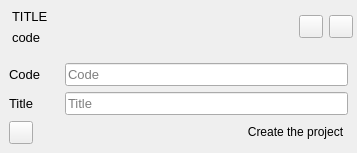
<?xml version="1.0" encoding="UTF-8"?>
<ui version="4.0">
 <class>HomePageProject</class>
 <widget class="QWidget" name="HomePageProject">
  <property name="geometry">
   <rect>
    <x>0</x>
    <y>0</y>
    <width>357</width>
    <height>153</height>
   </rect>
  </property>
  <property name="windowTitle">
   <string>Form</string>
  </property>
  <layout class="QVBoxLayout" name="verticalLayout" stretch="0,0">
   <property name="spacing">
    <number>0</number>
   </property>
   <property name="leftMargin">
    <number>0</number>
   </property>
   <property name="topMargin">
    <number>0</number>
   </property>
   <property name="rightMargin">
    <number>0</number>
   </property>
   <property name="bottomMargin">
    <number>0</number>
   </property>
   <item>
    <widget class="QWidget" name="show" native="true">
     <layout class="QVBoxLayout" name="verticalLayout_3">
      <property name="spacing">
       <number>4</number>
      </property>
      <property name="leftMargin">
       <number>4</number>
      </property>
      <property name="topMargin">
       <number>4</number>
      </property>
      <property name="rightMargin">
       <number>4</number>
      </property>
      <property name="bottomMargin">
       <number>4</number>
      </property>
      <item>
       <layout class="QHBoxLayout" name="horizontalLayout_2">
        <property name="spacing">
         <number>6</number>
        </property>
        <property name="rightMargin">
         <number>0</number>
        </property>
        <property name="bottomMargin">
         <number>0</number>
        </property>
        <item>
         <widget class="QWidget" name="content" native="true">
          <layout class="QVBoxLayout" name="verticalLayout_4">
           <property name="spacing">
            <number>6</number>
           </property>
           <property name="leftMargin">
            <number>0</number>
           </property>
           <property name="topMargin">
            <number>0</number>
           </property>
           <property name="rightMargin">
            <number>0</number>
           </property>
           <property name="bottomMargin">
            <number>0</number>
           </property>
           <item>
            <widget class="QLabel" name="lblTitle">
             <property name="font">
              <font>
               <pointsize>10</pointsize>
               <bold>false</bold>
              </font>
             </property>
             <property name="styleSheet">
              <string notr="true"/>
             </property>
             <property name="text">
              <string>TITLE</string>
             </property>
             <property name="margin">
              <number>0</number>
             </property>
             <property name="indent">
              <number>8</number>
             </property>
            </widget>
           </item>
           <item>
            <widget class="QLabel" name="lblCode">
             <property name="font">
              <font>
               <pointsize>10</pointsize>
               <italic>false</italic>
              </font>
             </property>
             <property name="text">
              <string>code</string>
             </property>
             <property name="margin">
              <number>0</number>
             </property>
             <property name="indent">
              <number>8</number>
             </property>
            </widget>
           </item>
          </layout>
         </widget>
        </item>
        <item>
         <widget class="QToolButton" name="btEdit">
          <property name="cursor">
           <cursorShape>PointingHandCursor</cursorShape>
          </property>
          <property name="text">
           <string/>
          </property>
          <property name="icon">
           <iconset>
            <normaloff>:/icons/edit</normaloff>:/icons/edit</iconset>
          </property>
          <property name="iconSize">
           <size>
            <width>16</width>
            <height>16</height>
           </size>
          </property>
         </widget>
        </item>
        <item>
         <widget class="QToolButton" name="btDelete">
          <property name="cursor">
           <cursorShape>PointingHandCursor</cursorShape>
          </property>
          <property name="focusPolicy">
           <enum>Qt::TabFocus</enum>
          </property>
          <property name="text">
           <string/>
          </property>
          <property name="icon">
           <iconset>
            <normaloff>:/icons/delete</normaloff>:/icons/delete</iconset>
          </property>
          <property name="toolButtonStyle">
           <enum>Qt::ToolButtonIconOnly</enum>
          </property>
         </widget>
        </item>
       </layout>
      </item>
     </layout>
    </widget>
   </item>
   <item>
    <widget class="QWidget" name="edit" native="true">
     <property name="focusPolicy">
      <enum>Qt::NoFocus</enum>
     </property>
     <layout class="QVBoxLayout" name="verticalLayout_2">
      <item>
       <layout class="QHBoxLayout" name="horizontalLayout_3">
        <property name="topMargin">
         <number>0</number>
        </property>
        <item>
         <widget class="QLabel" name="label">
          <property name="minimumSize">
           <size>
            <width>50</width>
            <height>0</height>
           </size>
          </property>
          <property name="font">
           <font>
            <pointsize>10</pointsize>
           </font>
          </property>
          <property name="text">
           <string>Code</string>
          </property>
         </widget>
        </item>
        <item>
         <widget class="QLineEdit" name="txtCode">
          <property name="font">
           <font>
            <pointsize>10</pointsize>
           </font>
          </property>
          <property name="inputMask">
           <string/>
          </property>
          <property name="placeholderText">
           <string>Code</string>
          </property>
          <property name="clearButtonEnabled">
           <bool>false</bool>
          </property>
         </widget>
        </item>
       </layout>
      </item>
      <item>
       <layout class="QHBoxLayout" name="horizontalLayout_4">
        <property name="topMargin">
         <number>0</number>
        </property>
        <item>
         <widget class="QLabel" name="label_2">
          <property name="minimumSize">
           <size>
            <width>50</width>
            <height>0</height>
           </size>
          </property>
          <property name="font">
           <font>
            <pointsize>10</pointsize>
           </font>
          </property>
          <property name="text">
           <string>Title</string>
          </property>
         </widget>
        </item>
        <item>
         <widget class="QLineEdit" name="txtTitle">
          <property name="font">
           <font>
            <pointsize>10</pointsize>
           </font>
          </property>
          <property name="placeholderText">
           <string>Title</string>
          </property>
         </widget>
        </item>
       </layout>
      </item>
      <item>
       <layout class="QHBoxLayout" name="horizontalLayout">
        <property name="spacing">
         <number>0</number>
        </property>
        <property name="topMargin">
         <number>0</number>
        </property>
        <item>
         <widget class="QToolButton" name="btCancel">
          <property name="cursor">
           <cursorShape>PointingHandCursor</cursorShape>
          </property>
          <property name="focusPolicy">
           <enum>Qt::TabFocus</enum>
          </property>
          <property name="text">
           <string/>
          </property>
          <property name="icon">
           <iconset>
            <normaloff>:/icons/close</normaloff>:/icons/close</iconset>
          </property>
         </widget>
        </item>
        <item>
         <spacer name="horizontalSpacer">
          <property name="orientation">
           <enum>Qt::Horizontal</enum>
          </property>
          <property name="sizeHint" stdset="0">
           <size>
            <width>40</width>
            <height>20</height>
           </size>
          </property>
         </spacer>
        </item>
        <item>
         <widget class="QPushButton" name="btCreate">
          <property name="cursor">
           <cursorShape>PointingHandCursor</cursorShape>
          </property>
          <property name="text">
           <string>Create the project</string>
          </property>
          <property name="autoDefault">
           <bool>true</bool>
          </property>
          <property name="default">
           <bool>true</bool>
          </property>
          <property name="flat">
           <bool>true</bool>
          </property>
         </widget>
        </item>
       </layout>
      </item>
     </layout>
    </widget>
   </item>
  </layout>
 </widget>
 <tabstops>
  <tabstop>btCreate</tabstop>
  <tabstop>btCancel</tabstop>
  <tabstop>btEdit</tabstop>
  <tabstop>btDelete</tabstop>
 </tabstops>
 <resources/>
 <connections/>
</ui>
